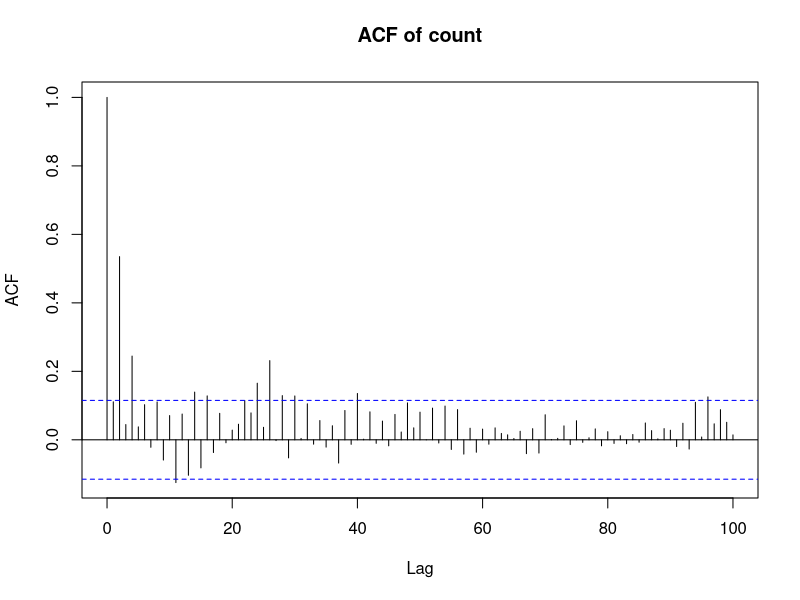
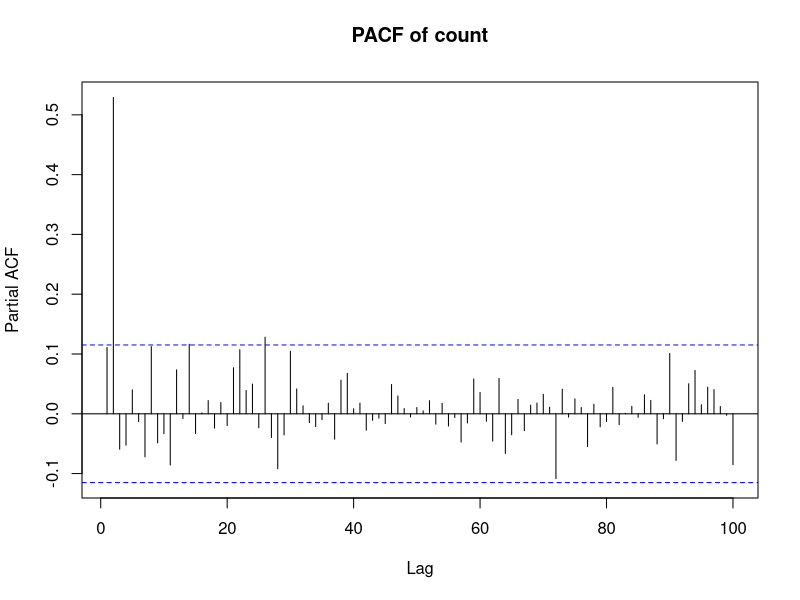
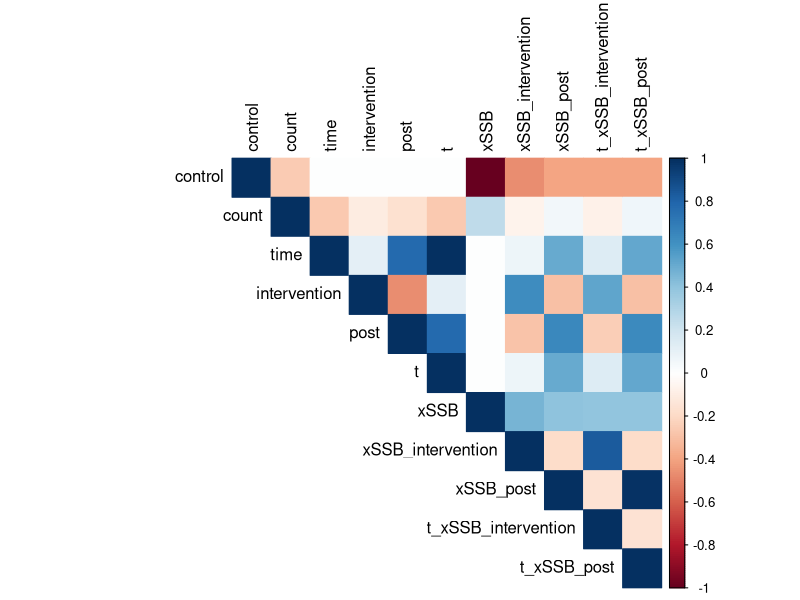
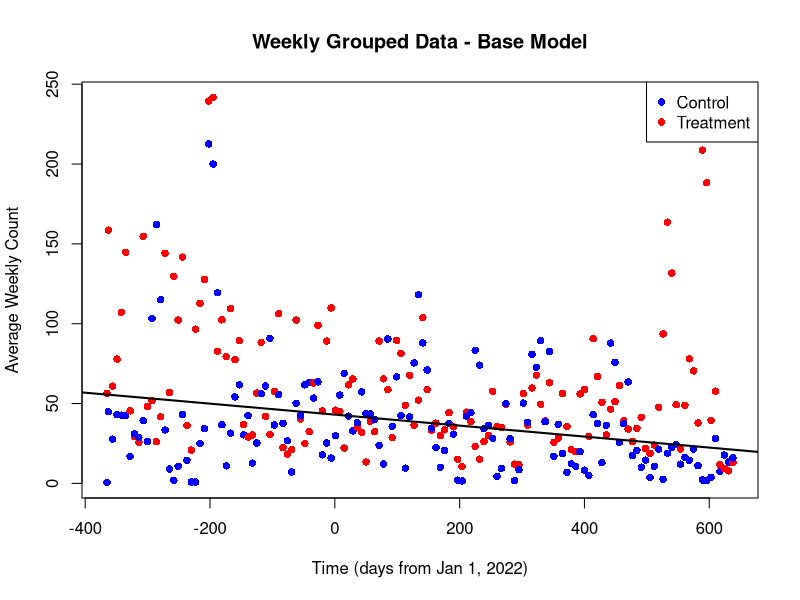
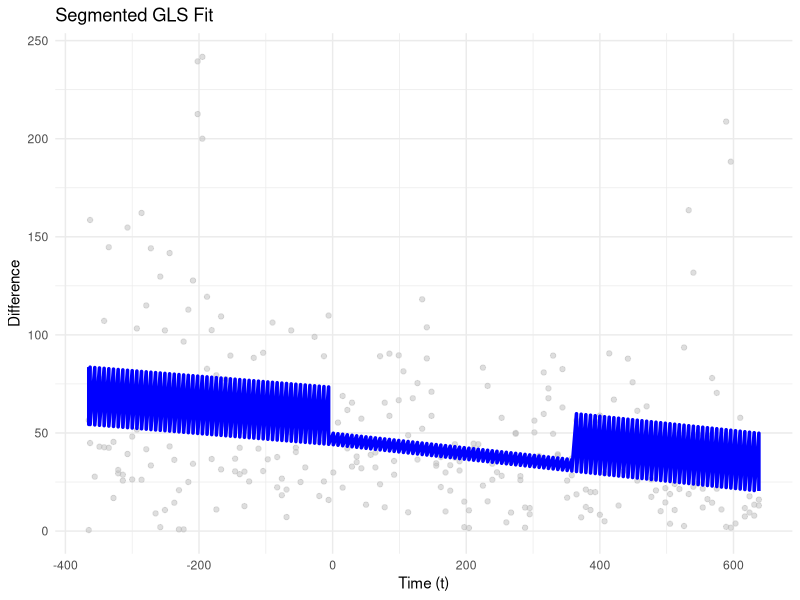

The R source for these figures, in order:
## ---- chunk 1
if (!require(segmented)) install.packages("segmented")
if (!require(dplyr)) install.packages("dplyr")
if (!require(lubridate)) install.packages("lubridate")
if (!require(tidyverse)) install.packages("tidyverse")
if (!require(lmtest)) install.packages("lmtest")
if (!require(sandwich)) install.packages("sandwich")
if (!require(forecast)) install.packages("forecast")

library(segmented)
library(dplyr)
library(lubridate)
library(tidyverse)
library(lmtest)
library(sandwich)
library(splines)
library(forecast)
library(lubridate)
## ---- chunk 2
df <- read.csv("df_Chocolate_full_tax_difference.csv")
df$date <- as.Date(df$date, format = "%d/%m/%Y")

if (sum(is.na(df$date)) > 0) {
  print("Warning: Some dates couldn't be converted. Check the format.")
}

# Filter for years 2021 and 2022
df_filtered <- df %>%
  filter(year(date) %in% c(2021,2022, 2023)) %>%
  filter(date <= as.Date("2023-10-01")) #Filter 3 month of the war

#Creating Control Group
df_long <- df_filtered %>%
  pivot_longer(cols = c(full_tax_count, chocolate_count),
               names_to = "control",
               values_to = "count") %>%
  mutate(control = if_else(control == "full_tax_count", 0, 1))


# Create time variable (days since start of 2022)
df_long$time <- as.numeric(df_long$date - as.Date("2022-01-01"))

# Create intervention dummy: 0 for 2021,2023, 1 for 2022
df_long$intervention <- ifelse(year(df_long$date) == 2022, 1, 0)

# Create intervention dummy: 0 for 2021,2022, 1 for 2023
df_long$post <- ifelse(year(df_long$date) == 2023, 1, 0)



# Add week information
df_long$week <- floor_date(df_long$date, "week")

# Group by week and control status
df_weekly <- df_long %>%
  group_by(week, control) %>%
  summarize(
    count = mean(count, na.rm = TRUE),
    time = first(time),
    intervention = first(intervention),
    post = first(post),
    .groups = "drop"
  )

# Prepare for regression
df_regression <- df_weekly %>%
  mutate(
    t = time,
    xSSB = 1-control,
    intervention = intervention,
    post=post,
    xSSB_intervention = xSSB * intervention,
    xSSB_post = xSSB * post,
    t_xSSB_intervention = t * xSSB * intervention,
    t_xSSB_post = t * xSSB * post
  )


## ---- chunk 3
acf(df_regression$count, lag.max = 100,main = "ACF of count")
pacf(df_regression$count, lag.max = 100, main = "PACF of count")

## ---- chunk 4
if (!require(corrplot)) install.packages("corrplot")
library(corrplot)

cor_matrix <- cor(df_regression[sapply(df_regression, is.numeric)], use = "complete.obs")
corrplot(cor_matrix, method = "color", type = "upper", tl.col = "black")
## ---- chunk 5
model <- lm(count ~ t + xSSB + xSSB_intervention + xSSB_post, data = df_regression)
summary(model)

# MODIFIED PLOT - Color points by control status
plot(df_regression$t, df_regression$count, 
     col = ifelse(df_regression$control == 1, "blue", "red"),  # Blue for control, Red for treatment
     pch = 16, 
     cex = 1.0,  # Increased point size for weekly data
     main = "Weekly Grouped Data - Base Model",
     xlab = "Time (days from Jan 1, 2022)",
     ylab = "Average Weekly Count")
legend("topright", 
       legend = c("Control", "Treatment"), 
       col = c("blue", "red"), 
       pch = 16)
abline(model, col = "black", lwd = 2)

# Apply the Davies test to look for a significant breakpoint in `t`
davies.test(model, seg.Z = ~t)
## ---- chunk 6
seg_model <- segmented(model, seg.Z = ~t, 
                      psi = c(0,365),
                      control = seg.control(display = TRUE, it.max = 0))

summary(seg_model)


library(ggplot2)

df_regression$seg_fitted <- fitted(seg_model)

ggplot(df_regression, aes(x = t, y = count)) +
  geom_point(alpha = 0.5, color = "gray") +
  geom_line(aes(y = seg_fitted), color = "blue", size = 1.2) +
  labs(title = "Segmented GLS Fit", x = "Time (t)", y = "Difference") +
  theme_minimal()
## ---- chunk 7
NW <- NeweyWest(seg_model,lag=25,prewhite =F,adjust=T)
NW_se <- sqrt(diag(NW))
print(NW_se)

nw_coef_test <- coeftest(seg_model, vcov = NW)


print("Coefficients with Newey-West robust standard errors:")
print(nw_coef_test)
